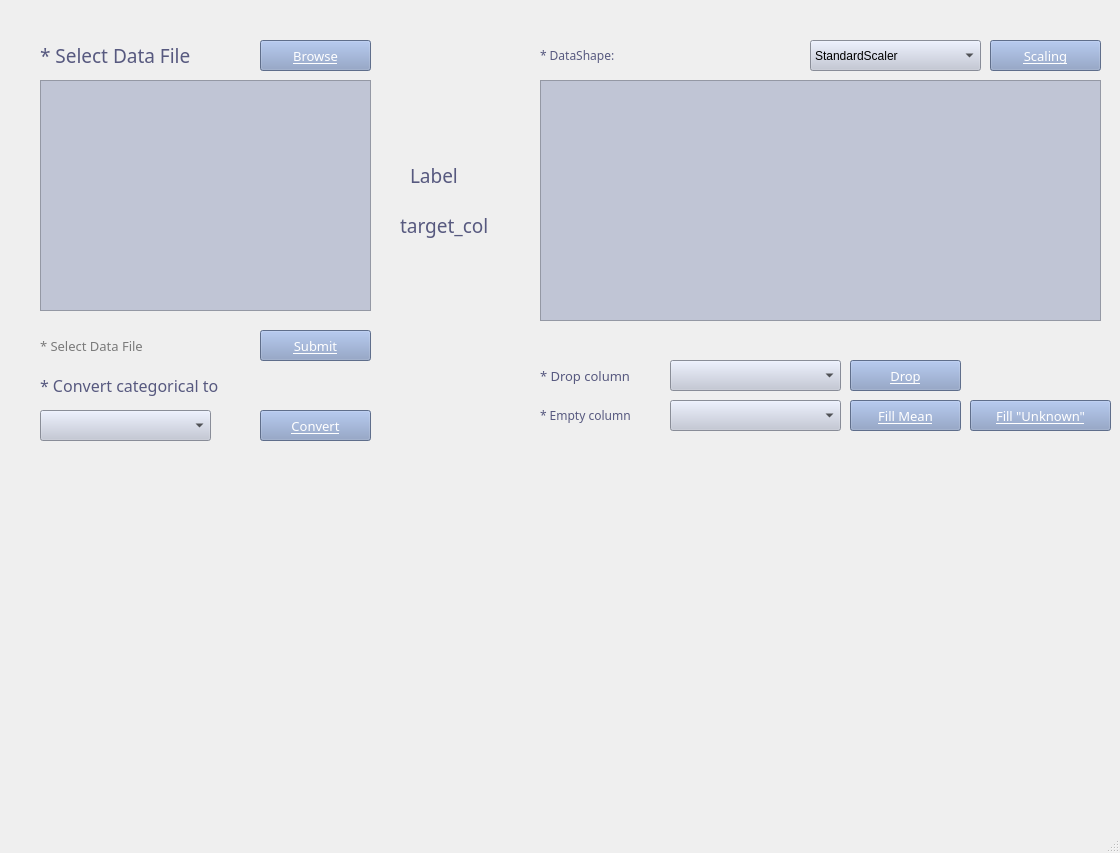
<?xml version="1.0" encoding="UTF-8"?>
<ui version="4.0">
 <class>MainWindow</class>
 <widget class="QMainWindow" name="MainWindow">
  <property name="geometry">
   <rect>
    <x>0</x>
    <y>0</y>
    <width>1120</width>
    <height>853</height>
   </rect>
  </property>
  <property name="windowTitle">
   <string>MainWindow</string>
  </property>
  <widget class="QWidget" name="centralwidget">
   <widget class="QLabel" name="label">
    <property name="geometry">
     <rect>
      <x>40</x>
      <y>40</y>
      <width>201</width>
      <height>31</height>
     </rect>
    </property>
    <property name="font">
     <font>
      <family>빛의 계승자 Bold</family>
      <pointsize>14</pointsize>
      <weight>9</weight>
      <italic>false</italic>
      <bold>false</bold>
     </font>
    </property>
    <property name="styleSheet">
     <string notr="true">color: rgb(87, 89, 127);
font: 75 14pt &quot;빛의 계승자 Bold&quot;;</string>
    </property>
    <property name="text">
     <string>* Select Data File</string>
    </property>
   </widget>
   <widget class="QPushButton" name="Browse">
    <property name="geometry">
     <rect>
      <x>260</x>
      <y>40</y>
      <width>111</width>
      <height>31</height>
     </rect>
    </property>
    <property name="font">
     <font>
      <family>빛의 계승자 Regular</family>
      <pointsize>10</pointsize>
      <weight>50</weight>
      <italic>false</italic>
      <bold>false</bold>
      <underline>true</underline>
     </font>
    </property>
    <property name="styleSheet">
     <string notr="true">background-color: rgb(133, 154, 194);
font: 10pt &quot;빛의 계승자 Regular&quot;;
color: rgb(255, 255, 255);</string>
    </property>
    <property name="text">
     <string>Browse</string>
    </property>
   </widget>
   <widget class="QListWidget" name="column_list">
    <property name="geometry">
     <rect>
      <x>40</x>
      <y>80</y>
      <width>331</width>
      <height>231</height>
     </rect>
    </property>
    <property name="styleSheet">
     <string notr="true">background-color: rgb(192, 197, 213);
selection-color: rgb(102, 136, 154);
border-color: rgb(255, 255, 255);
font: 9pt &quot;조선100년체&quot;;</string>
    </property>
   </widget>
   <widget class="QPushButton" name="Submit">
    <property name="geometry">
     <rect>
      <x>260</x>
      <y>330</y>
      <width>111</width>
      <height>31</height>
     </rect>
    </property>
    <property name="font">
     <font>
      <family>빛의 계승자 Regular</family>
      <pointsize>10</pointsize>
      <weight>50</weight>
      <italic>false</italic>
      <bold>false</bold>
      <underline>true</underline>
     </font>
    </property>
    <property name="styleSheet">
     <string notr="true">background-color: rgb(133, 154, 194);
font: 10pt &quot;빛의 계승자 Regular&quot;;
color: rgb(255, 255, 255);</string>
    </property>
    <property name="text">
     <string>Submit</string>
    </property>
   </widget>
   <widget class="QLabel" name="label_2">
    <property name="geometry">
     <rect>
      <x>40</x>
      <y>330</y>
      <width>191</width>
      <height>31</height>
     </rect>
    </property>
    <property name="font">
     <font>
      <family>빛의 계승자 Bold</family>
      <pointsize>10</pointsize>
      <weight>9</weight>
      <italic>false</italic>
      <bold>false</bold>
     </font>
    </property>
    <property name="styleSheet">
     <string notr="true">color:rgb(122, 122, 122);
font: 75 10pt &quot;빛의 계승자 Bold&quot;;
</string>
    </property>
    <property name="text">
     <string>* Select Data File</string>
    </property>
   </widget>
   <widget class="QLabel" name="label_3">
    <property name="geometry">
     <rect>
      <x>410</x>
      <y>160</y>
      <width>71</width>
      <height>31</height>
     </rect>
    </property>
    <property name="font">
     <font>
      <family>빛의 계승자 Bold</family>
      <pointsize>14</pointsize>
      <weight>9</weight>
      <italic>false</italic>
      <bold>false</bold>
     </font>
    </property>
    <property name="styleSheet">
     <string notr="true">color: rgb(87, 89, 127);
font: 75 14pt &quot;빛의 계승자 Bold&quot;;
</string>
    </property>
    <property name="text">
     <string>Label</string>
    </property>
   </widget>
   <widget class="QLabel" name="target_col">
    <property name="geometry">
     <rect>
      <x>400</x>
      <y>210</y>
      <width>121</width>
      <height>31</height>
     </rect>
    </property>
    <property name="font">
     <font>
      <family>빛의 계승자 Bold</family>
      <pointsize>14</pointsize>
      <weight>9</weight>
      <italic>false</italic>
      <bold>false</bold>
     </font>
    </property>
    <property name="styleSheet">
     <string notr="true">color: rgb(87, 89, 127);
font: 75 14pt &quot;빛의 계승자 Bold&quot;;
</string>
    </property>
    <property name="text">
     <string>target_col</string>
    </property>
   </widget>
   <widget class="QTableView" name="tableView">
    <property name="geometry">
     <rect>
      <x>540</x>
      <y>80</y>
      <width>561</width>
      <height>241</height>
     </rect>
    </property>
    <property name="styleSheet">
     <string notr="true">background-color: rgb(192, 197, 213);
border-color: rgb(255, 255, 255);
font: 9pt &quot;조선100년체&quot;;</string>
    </property>
   </widget>
   <widget class="QLabel" name="label_4">
    <property name="geometry">
     <rect>
      <x>540</x>
      <y>40</y>
      <width>101</width>
      <height>31</height>
     </rect>
    </property>
    <property name="font">
     <font>
      <family>빛의 계승자 Bold</family>
      <pointsize>9</pointsize>
      <weight>9</weight>
      <italic>false</italic>
      <bold>false</bold>
     </font>
    </property>
    <property name="styleSheet">
     <string notr="true">color: rgb(87, 89, 127);
font: 75 9pt &quot;빛의 계승자 Bold&quot;;
</string>
    </property>
    <property name="text">
     <string>* DataShape:</string>
    </property>
   </widget>
   <widget class="QComboBox" name="scaler">
    <property name="geometry">
     <rect>
      <x>810</x>
      <y>40</y>
      <width>171</width>
      <height>31</height>
     </rect>
    </property>
    <property name="styleSheet">
     <string notr="true">background-color: rgb(192, 197, 213);
selection-color: rgb(102, 136, 154);
border-color: rgb(255, 255, 255);
font: 9pt &quot;조선100년체&quot;;</string>
    </property>
    <item>
     <property name="text">
      <string>StandardScaler</string>
     </property>
    </item>
    <item>
     <property name="text">
      <string>MinMaxScaler</string>
     </property>
    </item>
    <item>
     <property name="text">
      <string>LogScaler</string>
     </property>
    </item>
   </widget>
   <widget class="QPushButton" name="scale_btn">
    <property name="geometry">
     <rect>
      <x>990</x>
      <y>40</y>
      <width>111</width>
      <height>31</height>
     </rect>
    </property>
    <property name="font">
     <font>
      <family>빛의 계승자 Regular</family>
      <pointsize>10</pointsize>
      <weight>50</weight>
      <italic>false</italic>
      <bold>false</bold>
      <underline>true</underline>
     </font>
    </property>
    <property name="styleSheet">
     <string notr="true">background-color: rgb(133, 154, 194);
font: 10pt &quot;빛의 계승자 Regular&quot;;
color: rgb(255, 255, 255);</string>
    </property>
    <property name="text">
     <string>Scaling</string>
    </property>
   </widget>
   <widget class="QLabel" name="shape">
    <property name="geometry">
     <rect>
      <x>640</x>
      <y>40</y>
      <width>161</width>
      <height>31</height>
     </rect>
    </property>
    <property name="font">
     <font>
      <family>빛의 계승자 Bold</family>
      <pointsize>9</pointsize>
      <weight>9</weight>
      <italic>false</italic>
      <bold>false</bold>
     </font>
    </property>
    <property name="styleSheet">
     <string notr="true">color: rgb(87, 89, 127);
font: 75 9pt &quot;빛의 계승자 Bold&quot;;
</string>
    </property>
    <property name="text">
     <string/>
    </property>
   </widget>
   <widget class="QPushButton" name="convert_btn">
    <property name="geometry">
     <rect>
      <x>260</x>
      <y>410</y>
      <width>111</width>
      <height>31</height>
     </rect>
    </property>
    <property name="font">
     <font>
      <family>빛의 계승자 Regular</family>
      <pointsize>10</pointsize>
      <weight>50</weight>
      <italic>false</italic>
      <bold>false</bold>
      <underline>true</underline>
     </font>
    </property>
    <property name="styleSheet">
     <string notr="true">background-color: rgb(133, 154, 194);
font: 10pt &quot;빛의 계승자 Regular&quot;;
color: rgb(255, 255, 255);</string>
    </property>
    <property name="text">
     <string>Convert</string>
    </property>
   </widget>
   <widget class="QComboBox" name="cat_column">
    <property name="geometry">
     <rect>
      <x>40</x>
      <y>410</y>
      <width>171</width>
      <height>31</height>
     </rect>
    </property>
    <property name="styleSheet">
     <string notr="true">background-color: rgb(192, 197, 213);
selection-color: rgb(102, 136, 154);
border-color: rgb(255, 255, 255);
font: 9pt &quot;조선100년체&quot;;</string>
    </property>
   </widget>
   <widget class="QLabel" name="label_5">
    <property name="geometry">
     <rect>
      <x>40</x>
      <y>370</y>
      <width>231</width>
      <height>31</height>
     </rect>
    </property>
    <property name="font">
     <font>
      <family>빛의 계승자 Bold</family>
      <pointsize>12</pointsize>
      <weight>9</weight>
      <italic>false</italic>
      <bold>false</bold>
     </font>
    </property>
    <property name="styleSheet">
     <string notr="true">color: rgb(87, 89, 127);
font: 75 12pt &quot;빛의 계승자 Bold&quot;;
</string>
    </property>
    <property name="text">
     <string>* Convert categorical to</string>
    </property>
   </widget>
   <widget class="QComboBox" name="drop_column">
    <property name="geometry">
     <rect>
      <x>670</x>
      <y>360</y>
      <width>171</width>
      <height>31</height>
     </rect>
    </property>
    <property name="styleSheet">
     <string notr="true">background-color: rgb(192, 197, 213);
selection-color: rgb(102, 136, 154);
border-color: rgb(255, 255, 255);
font: 9pt &quot;조선100년체&quot;;</string>
    </property>
   </widget>
   <widget class="QLabel" name="label_6">
    <property name="geometry">
     <rect>
      <x>540</x>
      <y>360</y>
      <width>111</width>
      <height>31</height>
     </rect>
    </property>
    <property name="font">
     <font>
      <family>빛의 계승자 Bold</family>
      <pointsize>10</pointsize>
      <weight>9</weight>
      <italic>false</italic>
      <bold>false</bold>
     </font>
    </property>
    <property name="styleSheet">
     <string notr="true">color: rgb(87, 89, 127);
font: 75 10pt &quot;빛의 계승자 Bold&quot;;
</string>
    </property>
    <property name="text">
     <string>* Drop column</string>
    </property>
   </widget>
   <widget class="QComboBox" name="empty_column">
    <property name="geometry">
     <rect>
      <x>670</x>
      <y>400</y>
      <width>171</width>
      <height>31</height>
     </rect>
    </property>
    <property name="styleSheet">
     <string notr="true">background-color: rgb(192, 197, 213);
selection-color: rgb(102, 136, 154);
border-color: rgb(255, 255, 255);
font: 9pt &quot;조선100년체&quot;;</string>
    </property>
   </widget>
   <widget class="QPushButton" name="drop_btn">
    <property name="geometry">
     <rect>
      <x>850</x>
      <y>360</y>
      <width>111</width>
      <height>31</height>
     </rect>
    </property>
    <property name="font">
     <font>
      <family>빛의 계승자 Regular</family>
      <pointsize>10</pointsize>
      <weight>50</weight>
      <italic>false</italic>
      <bold>false</bold>
      <underline>true</underline>
     </font>
    </property>
    <property name="styleSheet">
     <string notr="true">background-color: rgb(133, 154, 194);
font: 10pt &quot;빛의 계승자 Regular&quot;;
color: rgb(255, 255, 255);</string>
    </property>
    <property name="text">
     <string>Drop</string>
    </property>
   </widget>
   <widget class="QPushButton" name="fillmean_btn">
    <property name="geometry">
     <rect>
      <x>850</x>
      <y>400</y>
      <width>111</width>
      <height>31</height>
     </rect>
    </property>
    <property name="font">
     <font>
      <family>빛의 계승자 Regular</family>
      <pointsize>10</pointsize>
      <weight>50</weight>
      <italic>false</italic>
      <bold>false</bold>
      <underline>true</underline>
     </font>
    </property>
    <property name="styleSheet">
     <string notr="true">background-color: rgb(133, 154, 194);
font: 10pt &quot;빛의 계승자 Regular&quot;;
color: rgb(255, 255, 255);</string>
    </property>
    <property name="text">
     <string>Fill Mean</string>
    </property>
   </widget>
   <widget class="QPushButton" name="fillna_btn">
    <property name="geometry">
     <rect>
      <x>970</x>
      <y>400</y>
      <width>141</width>
      <height>31</height>
     </rect>
    </property>
    <property name="font">
     <font>
      <family>빛의 계승자 Regular</family>
      <pointsize>10</pointsize>
      <weight>50</weight>
      <italic>false</italic>
      <bold>false</bold>
      <underline>true</underline>
     </font>
    </property>
    <property name="styleSheet">
     <string notr="true">background-color: rgb(133, 154, 194);
font: 10pt &quot;빛의 계승자 Regular&quot;;
color: rgb(255, 255, 255);</string>
    </property>
    <property name="text">
     <string>Fill &quot;Unknown&quot;</string>
    </property>
   </widget>
   <widget class="QLabel" name="label_7">
    <property name="geometry">
     <rect>
      <x>540</x>
      <y>400</y>
      <width>121</width>
      <height>31</height>
     </rect>
    </property>
    <property name="font">
     <font>
      <family>빛의 계승자 Bold</family>
      <pointsize>9</pointsize>
      <weight>9</weight>
      <italic>false</italic>
      <bold>false</bold>
     </font>
    </property>
    <property name="styleSheet">
     <string notr="true">color: rgb(87, 89, 127);
font: 75 9pt &quot;빛의 계승자 Bold&quot;;
</string>
    </property>
    <property name="text">
     <string>* Empty column</string>
    </property>
   </widget>
  </widget>
  <widget class="QMenuBar" name="menubar">
   <property name="geometry">
    <rect>
     <x>0</x>
     <y>0</y>
     <width>1120</width>
     <height>26</height>
    </rect>
   </property>
  </widget>
  <widget class="QStatusBar" name="statusbar"/>
 </widget>
 <resources/>
 <connections/>
</ui>
